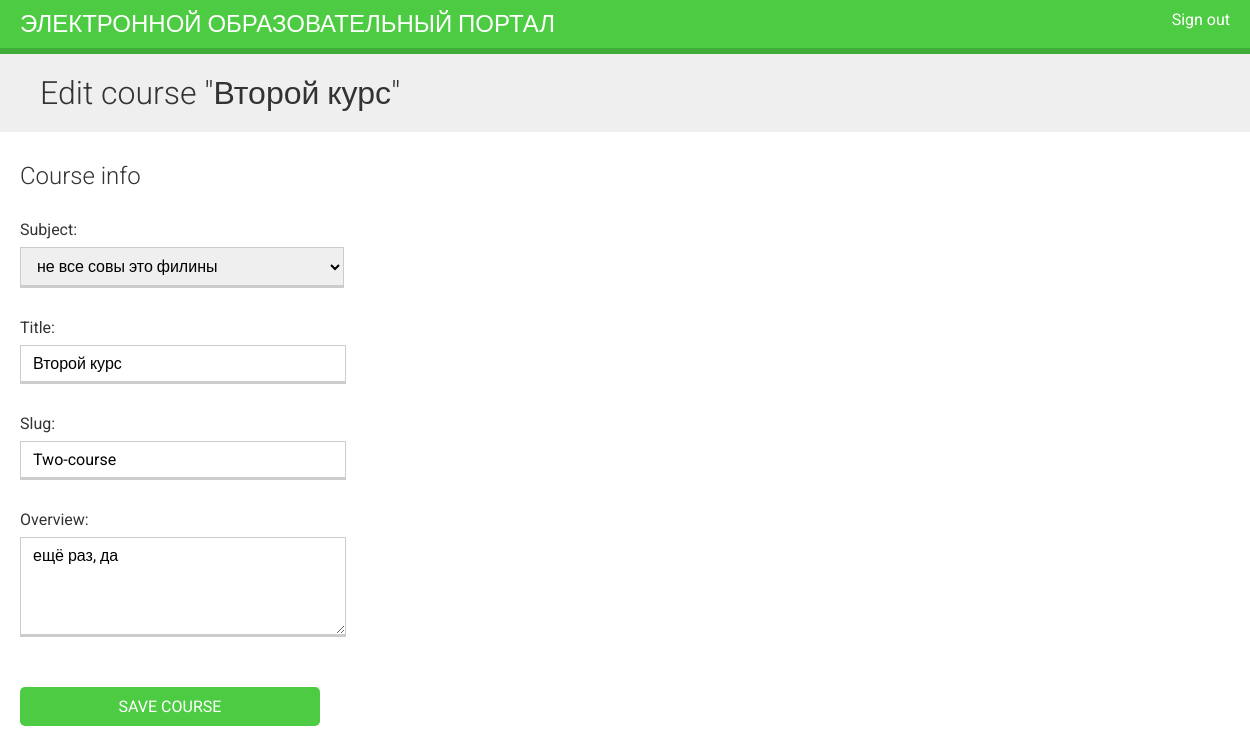
The page /courses/2/edit/ (signed in) on the database its author committed.
### courses/models.py (models this page shows, shortened)
class Course(models.Model):
    owner = models.ForeignKey(
        User,
        related_name = 'courses_created',
    on_delete = models.CASCADE
    )
    subject = models.ForeignKey(
        Subject,
        related_name='courses',
        on_delete=models.CASCADE
    )
    title = models.CharField(max_length=200)
    slug = models.SlugField(max_length=200, unique=True)
    overview = models.TextField()
    created = models.DateTimeField(auto_now_add=True)
    class Meta:
        ordering = ['-created']
    students = models.ManyToManyField(
        User,
        related_name='courses_joined',
        blank=True
    )

class Subject(models.Model):
    title = models.CharField(max_length = 200)
    slug = models.SlugField(max_length = 200, unique = True)
    class Meta:
        ordering = ['title']
    def __str__(self):
        return self.title

### courses/views.py (the view)
# urls.py: path('<pk>/edit/', views.CourseUpdateView.as_view(), name='course_edit'),
class CourseUpdateView(OwnerCourseEditMixin, UpdateView):
    permission_required = 'courses.change_course'

### courses/views.py (called while the page is built)
    def get_queryset(self):
        qs = super().get_queryset()
        return qs.filter(owner=self.request.user)

### courses/templates/courses/manage/course/form.html (shortened to what this page needs)
{% extends "base.html" %}
{% block content %}
  <h1>
    {% if object %}
      Edit course "{{ object.title }}"
    {% else %}
      Create a new course
    {% endif %}
  </h1>
  <div class="module">
    <h2>Course info</h2>
    <form method="post">
      {{ form.as_p }}
      <p><input type="submit" value="Save course"></p>
    </form>
  </div>
{% endblock %}

### courses/static/css/base.css (style rules this page uses)
body { margin:0; font-family:'Roboto', sans-serif; font-weight:400; color:#333; }
h1, h2, h3, h4, h5, h6 { font-family:'Roboto', sans-serif; font-weight:300; }
h1 { background:#efefef; width:100%; overflow:auto; padding:20px 0 20px 40px; margin:0; }
.module { padding:10px 20px; float:left; width:600px; }
.module p { margin:10px 0 20px; width:100%; float:left; }
form p { overflow:auto; }
label { float:left; clear:both; margin:0 0 8px 0; }
input, select, textarea { border:1px solid #ccc; border-bottom:3px solid #ccc; padding:8px 12px; font-size:16px; font-family:'Roboto', sans-serif; float:left; clear:both; width:300px; }
textarea { height:80px; }
select { width:324px; }
input[type=submit], a.button { border-radius:5px; background:#4dcc43; color:#fff; font-size:16px; text-transform:uppercase; border:none; padding:10px 20px; margin:20px 0; }

### rows shown on the page
Course: title "Второй курс", subject "не все совы это филины", slug "Two-course", overview "ещё раз, да"
Subject: title "Второй курс"
